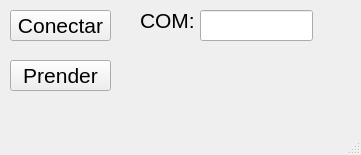
<?xml version="1.0" encoding="UTF-8"?>
<ui version="4.0">
 <class>MainWindow</class>
 <widget class="QMainWindow" name="MainWindow">
  <property name="geometry">
   <rect>
    <x>0</x>
    <y>0</y>
    <width>361</width>
    <height>155</height>
   </rect>
  </property>
  <property name="windowTitle">
   <string>MainWindow</string>
  </property>
  <widget class="QWidget" name="centralwidget">
   <widget class="QPushButton" name="btn_conectar">
    <property name="geometry">
     <rect>
      <x>10</x>
      <y>10</y>
      <width>101</width>
      <height>31</height>
     </rect>
    </property>
    <property name="font">
     <font>
      <pointsize>16</pointsize>
     </font>
    </property>
    <property name="text">
     <string>Conectar</string>
    </property>
   </widget>
   <widget class="QPushButton" name="btn_accion">
    <property name="geometry">
     <rect>
      <x>10</x>
      <y>60</y>
      <width>101</width>
      <height>31</height>
     </rect>
    </property>
    <property name="font">
     <font>
      <pointsize>16</pointsize>
     </font>
    </property>
    <property name="text">
     <string>Prender</string>
    </property>
   </widget>
   <widget class="QLabel" name="label">
    <property name="geometry">
     <rect>
      <x>140</x>
      <y>10</y>
      <width>61</width>
      <height>21</height>
     </rect>
    </property>
    <property name="font">
     <font>
      <pointsize>16</pointsize>
     </font>
    </property>
    <property name="text">
     <string>COM:</string>
    </property>
   </widget>
   <widget class="QLineEdit" name="txt_com">
    <property name="geometry">
     <rect>
      <x>200</x>
      <y>10</y>
      <width>113</width>
      <height>31</height>
     </rect>
    </property>
    <property name="font">
     <font>
      <pointsize>16</pointsize>
     </font>
    </property>
   </widget>
  </widget>
  <widget class="QMenuBar" name="menubar">
   <property name="geometry">
    <rect>
     <x>0</x>
     <y>0</y>
     <width>361</width>
     <height>21</height>
    </rect>
   </property>
  </widget>
  <widget class="QStatusBar" name="statusbar"/>
 </widget>
 <resources/>
 <connections/>
</ui>
